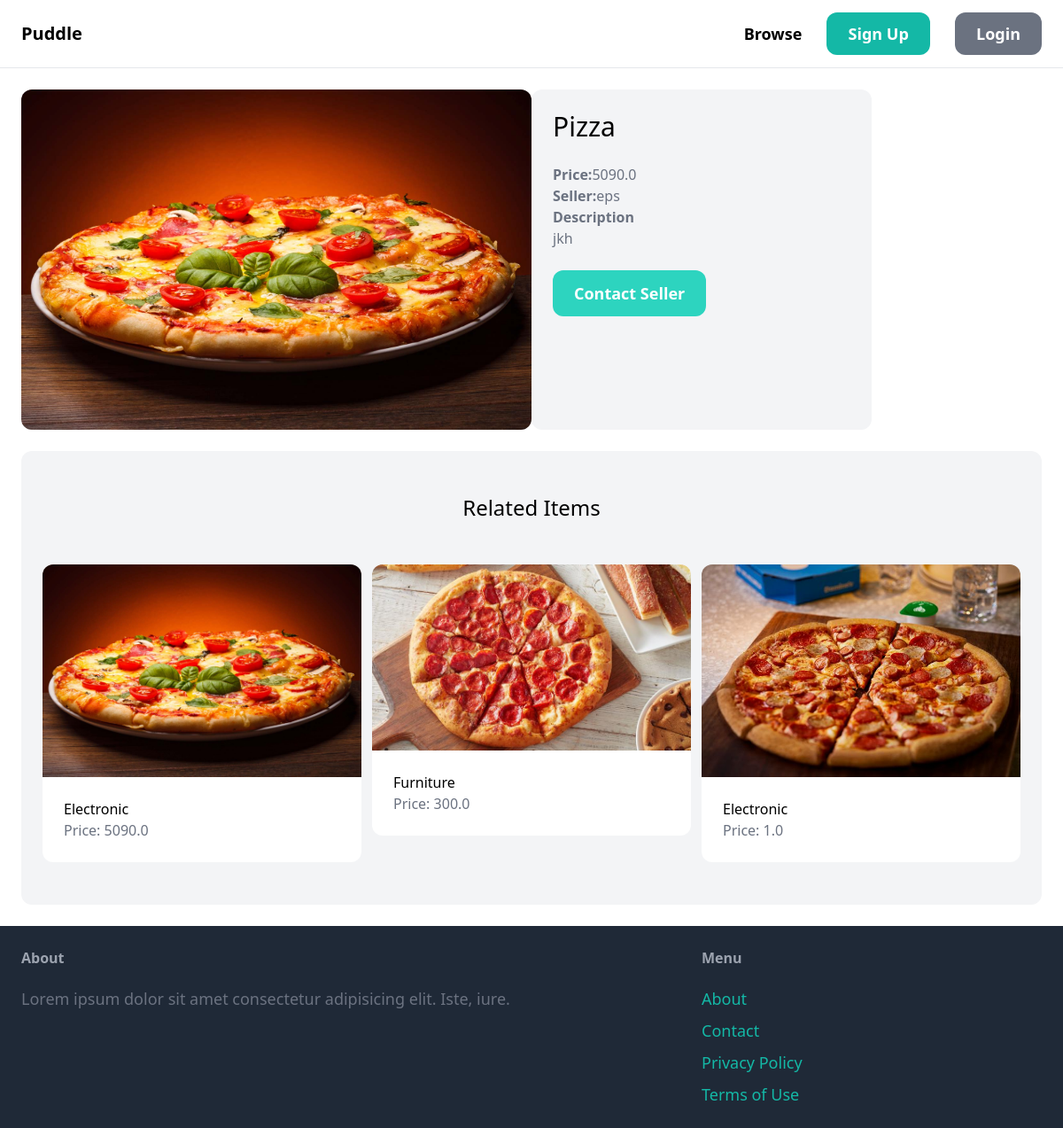
/items/6/, run on the app's committed database.
### items/models.py (models this page shows)
class Item(models.Model):
    category = models.ForeignKey(Category,related_name='items',on_delete=models.CASCADE)
    name = models.CharField(max_length=255)
    description = models.TextField(blank=True,null=True)
    price = models.FloatField()
    image = models.ImageField(upload_to='item_images',blank=True,null=True)
    is_sold = models.BooleanField(default=False)
    created_by = models.ForeignKey(User,related_name='items',on_delete=models.CASCADE)
    created_at = models.DateTimeField(auto_now_add = True)

### items/views.py (the view)
# urls.py: path('<int:pk>/',views.detail_view,name='detail')
def detail_view(request,pk):
    item = get_object_or_404(Item,pk=pk)
    related_items = Item.objects.filter(category=item.category,is_sold=False).exclude(pk=pk)[0:3]
    return render(request,'details.html',{
          'item' : item,
          'related_items' : related_items
    })

### items/templates/details.html
{% extends 'main.html' %} {% block content%}
<div class="grid grid-cols-6">
  {% if item.image %}
  <div class="col-span-3">
    <img src="{{ item.image.url }}" class="rounded-xl" alt="" />
    {%else%}
    <p class="text-center">This item has no image.</p>
    {% endif %}
  </div>
  <div class="col-span-2 p-6 bg-gray-100 rounded-xl">
    <h1 class="mb-6 text-3xl">{{ item.name }}</h1>
    <p class="text-gray-500"><strong>Price:</strong>{{ item.price }}</p>
    <p class="text-gray-500"><strong>Seller:</strong>{{ item.created_by }}</p>
    {%if item.description%}
    <p class="text-gray-500">
      <strong>Description</strong><br />
      {{ item.description }}
    </p>
    {%endif%} {%if request.user == item.created_by %}
    <div class="mt-6 p-6 bg-white rounded-xl">
      <p class="text-center">This is your item!</p>
      <a
        href="{% url 'items:edit' item.id %}"
        class="inline-block mt-6 px-6 py-3 text-lg font-semibold bg-teal-500 text-white rounded-xl"
        >Edit</a
      >
      <a
        href="{% url 'items:delete' item.id %}"
        class="inline-block mt-6 px-6 py-3 text-lg font-semibold bg-red-500 text-white rounded-xl"
        >Delete</a
      >
    </div>
    {%else%}
    <a
      href="{% url 'conversation:new' item.id %}"
      class="inline-block mt-6 px-6 py-3 text-lg font-semibold bg-teal-400 text-white rounded-xl hover:bg-teal-700"
    >
      Contact Seller
    </a>
    {%endif%}
  </div>
</div>
<div class="mt-6 px-6 py-12 bg-gray-100 rounded-xl">
  <h2 class="mb-12 text-2xl text-center">Related Items</h2>
  <div class="grid grid-cols-3 gap-3">
    {% for item in related_items %}
    <div>
      <a href="{% url 'items:detail' item.id %}">
        <div>
          <img src="{{ item.image.url }}" class="rounded-t-xl" alt="" />
        </div>
        <div class="p-6 bg-white rounded-b-xl">
          <h2 class="test-2xl">{{ item.name }}</h2>
          <p class="text-gray-500">Price: {{ item.price }}</p>
        </div>
      </a>
    </div>
    {% endfor %}
  </div>
</div>
{%endblock%}

### data on the page
Item: image (picture), name "Pizza", price "5090.0", created_by "eps", description "jkh"
Item: image (picture), name "Electronic", price "5090.0"
Item: image (picture), name "Furniture", price "300.0"
Item: image (picture), name "Electronic", price "1.0"
